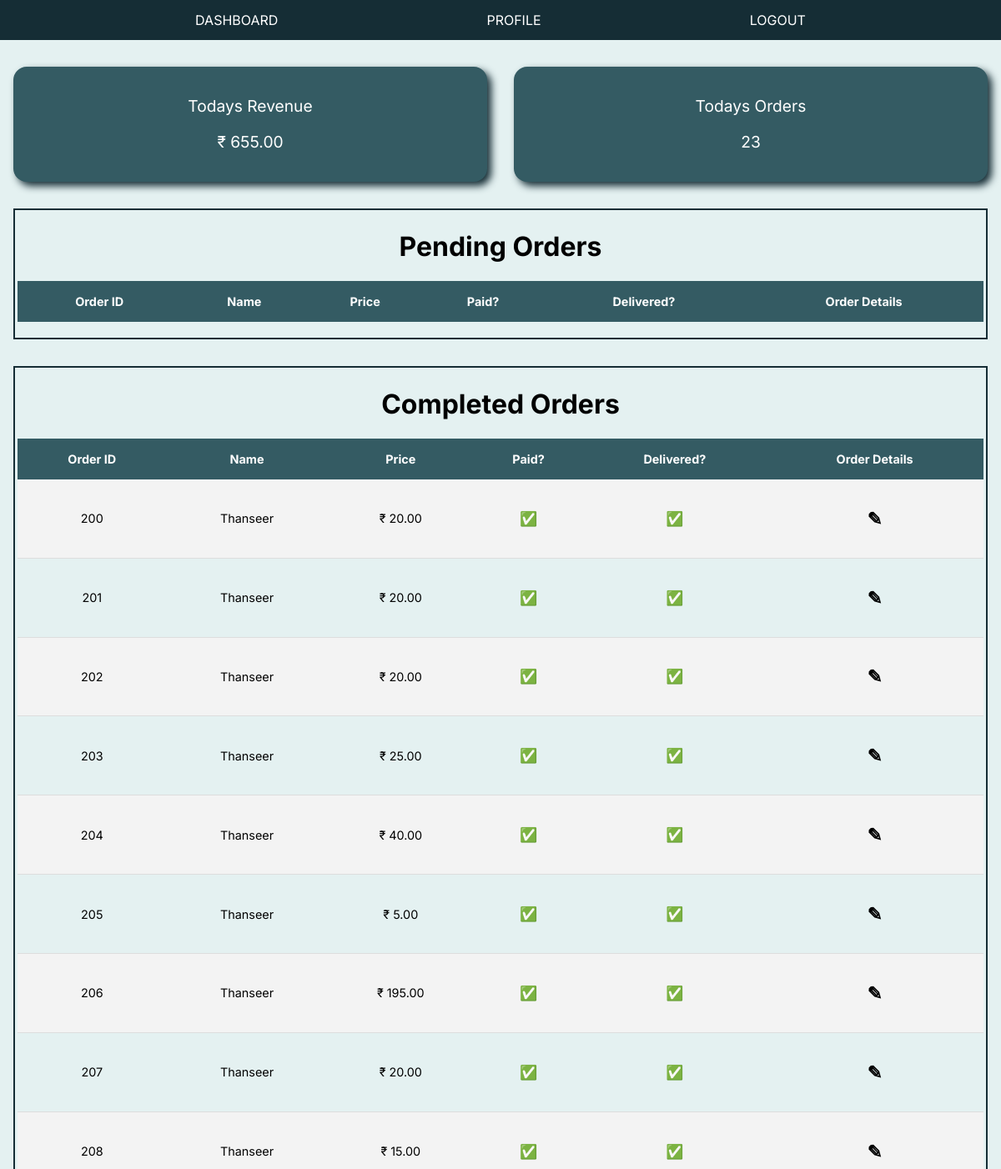
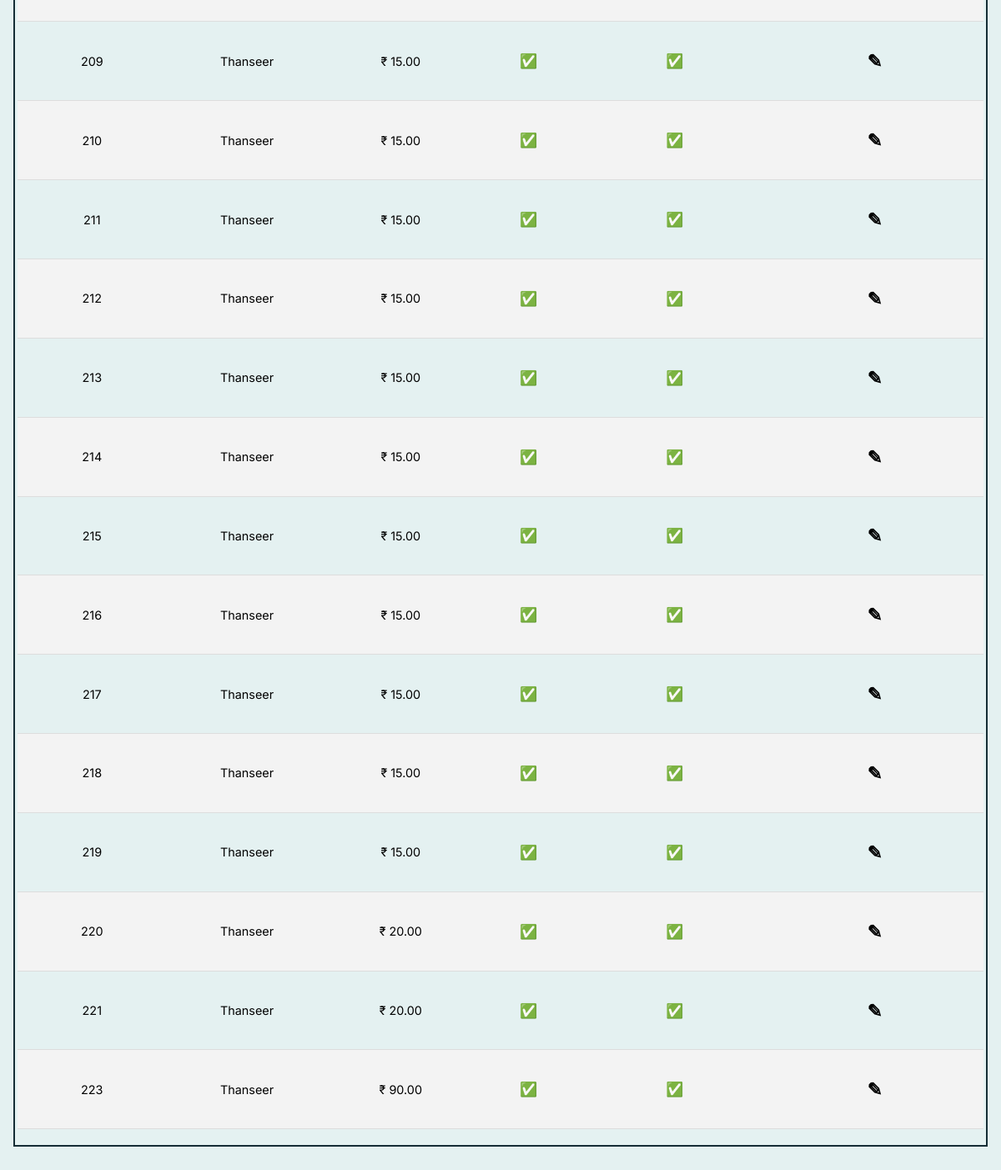
/restaurent/dashboard (signed in), run on an earlier commit of the app's database (2 pictures, top to bottom).
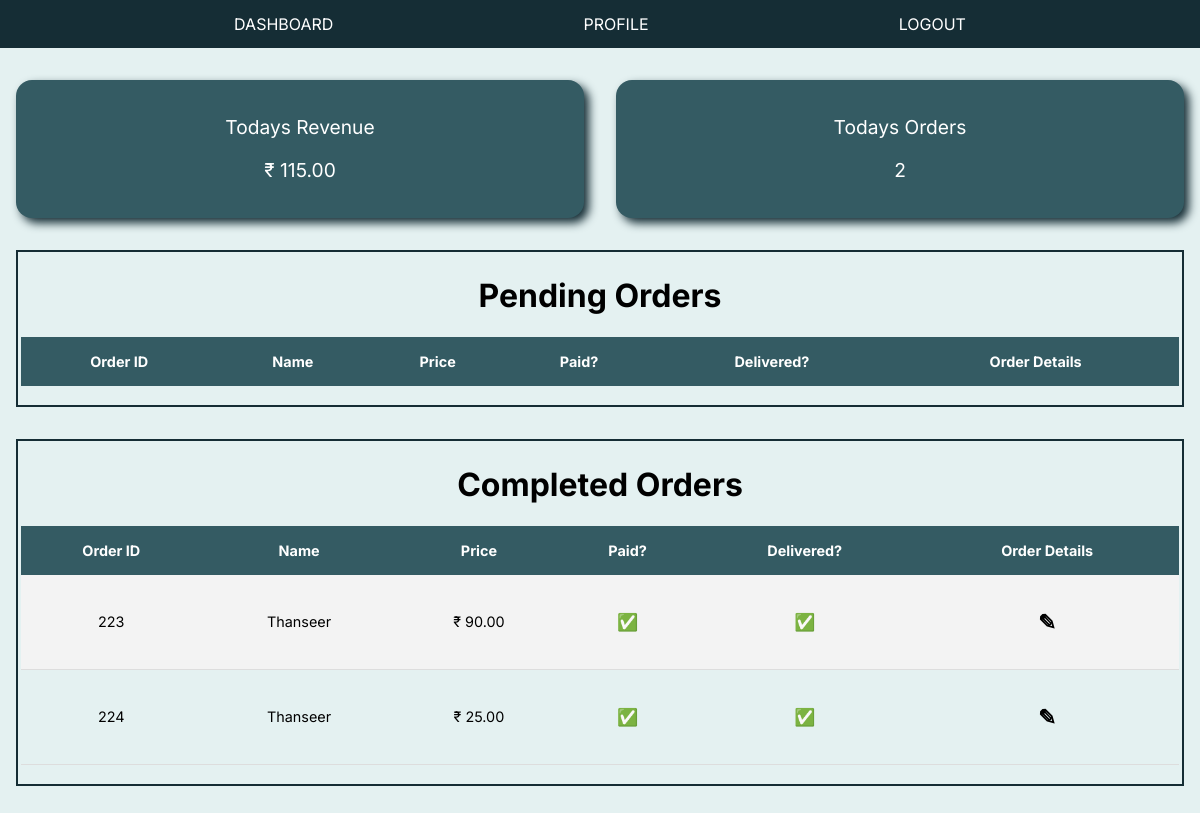
And on a later commit of the database.
### rishabs/models.py (models this page shows, shortened)
class OrderModel(models.Model):
    created_on = models.DateTimeField(auto_now_add=True)
    price = models.DecimalField(max_digits=7, decimal_places=2)
    items = models.ManyToManyField('MenuItem', related_name='order', blank=True)
    order_user = models.ForeignKey(User, related_name='userinfo',on_delete=models.CASCADE)
    is_paid = models.BooleanField(default=False)
    is_delivered = models.BooleanField(default=False)
    feedback = models.CharField(max_length=100,default="")

class User(AbstractUser):
    phone_number = models.CharField(max_length=12, unique=True)
    is_phone_verified = models.BooleanField(default=False)
    otp = models.CharField(max_length=6)
    USERNAME_FIELD = 'phone_number'
    REQUIRED_FIELDS = []
    objects = UserManager()

### restaurent/views.py (the view)
# urls.py: path('dashboard', views.dashboard_view, name="dashboard_view" ),
@login_required(login_url='login_view')
def dashboard_view(request):
    orders = OrderModel.objects.all()
    total_revenue = 0
    for order in orders:
        total_revenue += order.price
    context = {
        'orders':orders,
        'total_revenue':total_revenue,
        'total_orders':len(orders),
    }
    return render(request, 'restaurent/dashboard.html',context)

### restaurent/templates/restaurent/dashboard.html (shortened to what this page needs)
{% extends 'restaurent/layout3.html' %}
{% block content %}
<div class="overview">
    <div class="overview_l">
        <p>Todays Revenue</p>
        <p>&#x20b9; {{ total_revenue }}</p>
    </div>
    <div  class="overview_r">
        <p>Todays Orders</p>
        <p>{{ total_orders }}</p>
    </div>
</div>
<div class="table-box">
    <div>
        <h1>Pending Orders</h1>
    </div>
    <div class="box">
        <table class="styled-table">
            <thead>
                <tr>
                    <th>Order ID</th>
                    <th>Name</th>
                    <th>Price</th>
                    <th>Paid?</th>
                    <th>Delivered?</th>
                    <th>Order Details</th>
                </tr>
            </thead>
        </table>
    </div>
</div>
<div class="table-box">
    <div>
        <h1>Completed Orders</h1>
    </div>
    <div class="box">
        <table class="styled-table">
            <thead>
                <tr>
                    <th>Order ID</th>
                    <th>Name</th>
                    <th>Price</th>
                    <th>Paid?</th>
                    <th>Delivered?</th>
                    <th>Order Details</th>
                </tr>
            </thead>
            <tbody>
                {% for order in orders %}
                    {% if order.is_delivered %}
                        <tr>
                            <td>{{ order.pk }}</td>
                            <td>{{ order.order_user.username }}</td>
                            <td>&#x20b9; {{ order.price }}</td>
                            {% if order.is_paid %}
                                <td><h3>&#x2705;</h3></td>
                            {% else %}
                                <td><h3>&#10060;</h3></td>
                            {% endif %}
                            {% if order.is_delivered %}
                                <td><h3>&#x2705;</h3></td>
                            {% else %}
                                <td><h3>&#10060;</h3></td>
                            {% endif %}
                            <td class>
                                <h2><a class="order-s" href="{% url 'order_details' order.pk %}">&#9998;</a></h2>
                            </td>
                        </tr>
                    {% endif %}
            {% endfor %}
            </tbody>
        </table>
    </div>
</div>
{% endblock %}

What changed in the data, as far as the page shows it:
removed OrderModel: pk "200", order_user.username "Thanseer", price "20.00"
removed OrderModel: pk "201", order_user.username "Thanseer", price "20.00"
removed OrderModel: pk "202", order_user.username "Thanseer", price "20.00"
removed OrderModel: pk "203", order_user.username "Thanseer", price "25.00"
removed OrderModel: pk "204", order_user.username "Thanseer", price "40.00"
removed OrderModel: pk "205", order_user.username "Thanseer", price "5.00"
removed OrderModel: pk "206", order_user.username "Thanseer", price "195.00"
removed OrderModel: pk "207", order_user.username "Thanseer", price "20.00"
removed OrderModel: pk "208", order_user.username "Thanseer", price "15.00"
removed OrderModel: pk "209", order_user.username "Thanseer", price "15.00"
removed OrderModel: pk "210", order_user.username "Thanseer", price "15.00"
removed OrderModel: pk "211", order_user.username "Thanseer", price "15.00"
removed OrderModel: pk "212", order_user.username "Thanseer", price "15.00"
removed OrderModel: pk "213", order_user.username "Thanseer", price "15.00"
removed OrderModel: pk "214", order_user.username "Thanseer", price "15.00"
removed OrderModel: pk "215", order_user.username "Thanseer", price "15.00"
removed OrderModel: pk "216", order_user.username "Thanseer", price "15.00"
removed OrderModel: pk "217", order_user.username "Thanseer", price "15.00"
removed OrderModel: pk "218", order_user.username "Thanseer", price "15.00"
removed OrderModel: pk "219", order_user.username "Thanseer", price "15.00"
removed OrderModel: pk "220", order_user.username "Thanseer", price "20.00"
removed OrderModel: pk "221", order_user.username "Thanseer", price "20.00"
added OrderModel: pk "224", order_user.username "Thanseer", price "25.00"
Also different on the page:
{{ total_revenue }}: "655.00" → "115.00"
{{ total_orders }}: "23" → "2"
